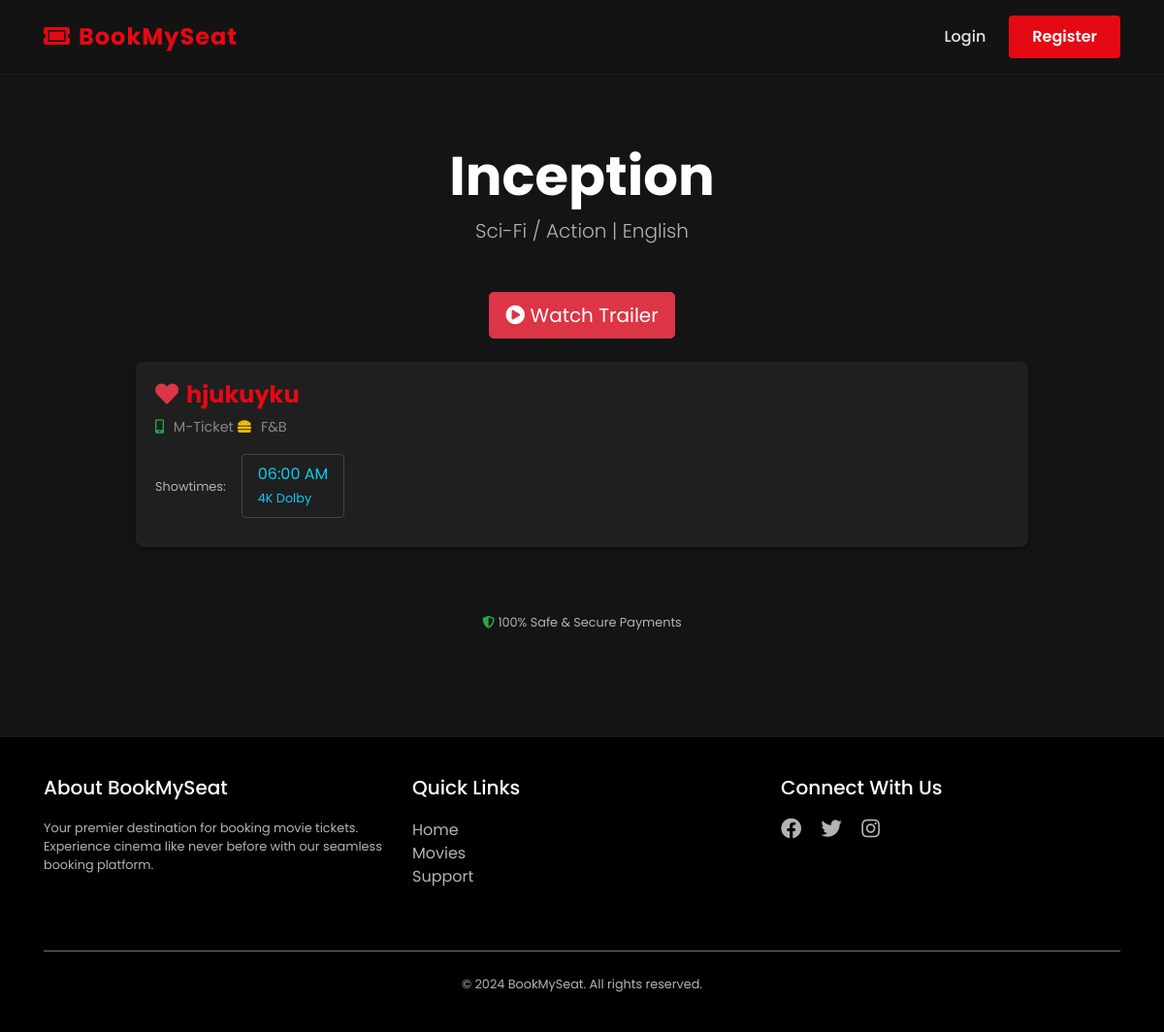
/movies/2/theaters, run on the app's committed database.
### movies/models.py (models this page shows, shortened)
class Movie(models.Model):
    name= models.CharField(max_length=255)
    image= models.ImageField(upload_to="movies/")
    rating = models.DecimalField(max_digits=3,decimal_places=1)
    cast= models.TextField()
    description= models.TextField(blank=True,null=True) # optional
    genre = models.CharField(max_length=100, default='Action')
    language = models.CharField(max_length=100, default='Hindi')
    trailer_url = models.URLField(max_length=500, blank=True, null=True, help_text="YouTube trailer URL")

class Theater(models.Model):
    name = models.CharField(max_length=255)
    movie = models.ForeignKey(Movie,on_delete=models.CASCADE,related_name='theaters')
    time= models.DateTimeField()

### movies/views.py (the view)
# urls.py: path('<int:movie_id>/theaters',views.theater_list,name='theater_list'),
def theater_list(request, movie_id):
    movie = get_object_or_404(Movie, id=movie_id)
    theaters = Theater.objects.filter(movie=movie)
    return render(request, 'movies/theater_list.html', {'movie': movie, 'theaters': theaters})

### templates/movies/theater_list.html (shortened to what this page needs)
{% extends "users/basic.html" %}
{% block content %}
<div class="py-5">
  <div class="text-center mb-5">
    <h2 class="font-weight-bold display-4">{{ movie.name }}</h2>
    <p class="text-muted lead">{{ movie.genre }} | {{ movie.language }}</p>
  </div>
  {% if movie.trailer_url %}
  <div class="text-center mb-4">
    <button type="button" class="btn btn-danger btn-lg" data-toggle="modal" data-target="#trailerModal">
      <i class="fas fa-play-circle"></i> Watch Trailer
    </button>
  </div>
  {% endif %}
  {% if theaters %}
  <div class="row">
    <div class="col-lg-10 mx-auto">
      {% for theater in theaters %}
      <div class="theatre-card text-white">
        <div class="row align-items-center mb-3">
          <div class="col-md-6">
            <h4 class="mb-1 font-weight-bold" style="color: #e50914;">
              <i class="fas fa-heart text-danger mr-2"></i>{{ theater.name }}
            </h4>
            <div class="feature-icon mt-2">
              <span><i class="fas fa-mobile-alt text-success"></i> M-Ticket</span>
              <span><i class="fas fa-hamburger text-warning"></i> F&B</span>
            </div>
          </div>
        </div>
        <div class="d-flex flex-wrap align-items-center">
          <div class="mr-3 mb-2 text-muted small">Showtimes:</div>
          <a href="{% url 'book_seats' theater.id %}" class="time-slot shadow-sm">
            {{ theater.time|date:"h:i A" }}
            <br><small class="text-white-50">4K Dolby</small>
          </a>
        </div>
      </div>
      {% endfor %}
    </div>
  </div>
  {% endif %}
  <div class="text-center mt-5 text-muted small">
    <i class="fas fa-shield-alt text-success"></i> 100% Safe & Secure Payments
  </div>
</div>
{% endblock %}

### static/css/style.css (style rules this page uses)
:root { --primary-color: #e50914; --dark-bg: #141414; --card-bg: #1f1f1f; --text-color: #ffffff; --text-muted: #b3b3b3; }
body { font-family: 'Poppins', sans-serif; background-color: var(--dark-bg); color: var(--text-color); margin: 0; padding: 0; }
.text-muted { color: var(--text-muted) !important; }
h1, h2, h3, h4, h5 { color: white; }

### templates/movies/theater_list.html (style rules this page uses)
.theatre-card { background: #1f1f1f; border: none; border-radius: 8px; margin-bottom: 20px; padding: 20px; transition: transform 0.2s; box-shadow: 0 4px 6px rgba(0, 0, 0, 0.3); }
.time-slot { background: transparent; border: 1px solid #444; color: #0dcaf0; padding: 8px 16px; border-radius: 4px; display: inline-block; margin-right: 10px; margin-bottom: 10px; text-decoration: none; transition: all 0.2s; }
.feature-icon { font-size: 0.9rem; color: #888; margin-right: 15px; }
.feature-icon i { margin-right: 6px; }

### data on the page
Movie: name "Inception", genre "Sci-Fi / Action", language "English"
Theater: name "hjukuyku", time "06:00 AM"
